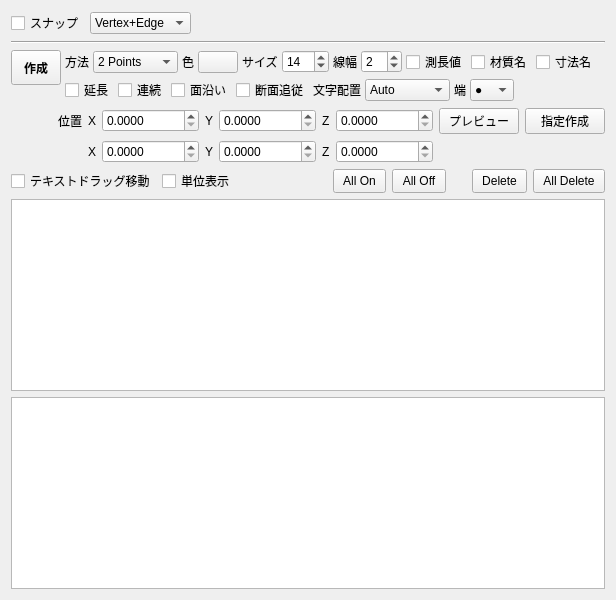
         <widget class="QWidget" name="AutoDimensionTab">
          <attribute name="title">
           <string>自動寸法</string>
          </attribute>
          <layout class="QGridLayout" name="gridLayout_23">
           <item row="5" column="0" colspan="9">
            <layout class="QGridLayout" name="gridLayout_24">
             <property name="topMargin">
              <number>0</number>
             </property>
             <item row="0" column="1">
              <widget class="QCheckBox" name="checkBox_create_auto_dimension_unit_disp">
               <property name="text">
                <string>単位表示</string>
               </property>
              </widget>
             </item>
             <item row="0" column="7">
              <widget class="QPushButton" name="pushButton_create_auto_dimension_clear">
               <property name="sizePolicy">
                <sizepolicy hsizetype="Minimum" vsizetype="Preferred">
                 <horstretch>0</horstretch>
                 <verstretch>0</verstretch>
                </sizepolicy>
               </property>
               <property name="styleSheet">
                <string notr="true">padding-left: 9px; padding-right: 9px</string>
               </property>
               <property name="text">
                <string>All Delete</string>
               </property>
              </widget>
             </item>
             <item row="0" column="4">
              <widget class="QPushButton" name="pushButton_create_auto_dimension_all_off">
               <property name="sizePolicy">
                <sizepolicy hsizetype="Minimum" vsizetype="Preferred">
                 <horstretch>0</horstretch>
                 <verstretch>0</verstretch>
                </sizepolicy>
               </property>
               <property name="styleSheet">
                <string notr="true">padding-left: 9px; padding-right: 9px</string>
               </property>
               <property name="text">
                <string>All Off</string>
               </property>
              </widget>
             </item>
             <item row="0" column="0">
              <widget class="QCheckBox" name="checkBox_create_auto_dimension_text_drag">
               <property name="text">
                <string>テキストドラッグ移動</string>
               </property>
              </widget>
             </item>
             <item row="0" column="2">
              <spacer name="horizontalSpacer_16">
               <property name="orientation">
                <enum>Qt::Horizontal</enum>
               </property>
               <property name="sizeHint" stdset="0">
                <size>
                 <width>40</width>
                 <height>20</height>
                </size>
               </property>
              </spacer>
             </item>
             <item row="0" column="3">
              <widget class="QPushButton" name="pushButton_create_auto_dimension_all_on">
               <property name="sizePolicy">
                <sizepolicy hsizetype="Minimum" vsizetype="Preferred">
                 <horstretch>0</horstretch>
                 <verstretch>0</verstretch>
                </sizepolicy>
               </property>
               <property name="styleSheet">
                <string notr="true">padding-left: 9px; padding-right: 9px</string>
               </property>
               <property name="text">
                <string>All On</string>
               </property>
              </widget>
             </item>
             <item row="0" column="5">
              <spacer name="horizontalSpacer_18">
               <property name="orientation">
                <enum>Qt::Horizontal</enum>
               </property>
               <property name="sizeType">
                <enum>QSizePolicy::Fixed</enum>
               </property>
               <property name="sizeHint" stdset="0">
                <size>
                 <width>20</width>
                 <height>20</height>
                </size>
               </property>
              </spacer>
             </item>
             <item row="0" column="6">
              <widget class="QPushButton" name="pushButton_create_auto_dimension_clear_selected">
               <property name="sizePolicy">
                <sizepolicy hsizetype="Minimum" vsizetype="Preferred">
                 <horstretch>0</horstretch>
                 <verstretch>0</verstretch>
                </sizepolicy>
               </property>
               <property name="styleSheet">
                <string notr="true">padding-left: 9px; padding-right: 9px</string>
               </property>
               <property name="text">
                <string>Delete</string>
               </property>
              </widget>
             </item>
            </layout>
           </item>
           <item row="2" column="0" colspan="9">
            <layout class="QGridLayout" name="gridLayout_21">
             <property name="leftMargin">
              <number>0</number>
             </property>
             <property name="topMargin">
              <number>0</number>
             </property>
             <property name="spacing">
              <number>4</number>
             </property>
             <item row="2" column="8" rowspan="2">
              <widget class="QSpinBox" name="spinBox_create_auto_dimension_linewidth">
               <property name="sizePolicy">
                <sizepolicy hsizetype="Minimum" vsizetype="Fixed">
                 <horstretch>0</horstretch>
                 <verstretch>0</verstretch>
                </sizepolicy>
               </property>
               <property name="minimum">
                <number>1</number>
               </property>
               <property name="maximum">
                <number>20</number>
               </property>
               <property name="value">
                <number>2</number>
               </property>
              </widget>
             </item>
             <item row="2" column="2" rowspan="2">
              <widget class="CustomCombo" name="comboBox_create_auto_dimension_type">
               <property name="sizePolicy">
                <sizepolicy hsizetype="Fixed" vsizetype="Fixed">
                 <horstretch>0</horstretch>
                 <verstretch>0</verstretch>
                </sizepolicy>
               </property>
               <item>
                <property name="text">
                 <string>2 Points</string>
                </property>
               </item>
               <item>
                <property name="text">
                 <string>X+Y+Z</string>
                </property>
               </item>
               <item>
                <property name="text">
                 <string>X</string>
                </property>
               </item>
               <item>
                <property name="text">
                 <string>Y</string>
                </property>
               </item>
               <item>
                <property name="text">
                 <string>Z</string>
                </property>
               </item>
               <item>
                <property name="text">
                 <string>V+H+D</string>
                </property>
               </item>
               <item>
                <property name="text">
                 <string>Vertical</string>
                </property>
               </item>
               <item>
                <property name="text">
                 <string>Horizontal</string>
                </property>
               </item>
               <item>
                <property name="text">
                 <string>Diagonal</string>
                </property>
               </item>
              </widget>
             </item>
             <item row="2" column="5" rowspan="2">
              <widget class="QLabel" name="label_45">
               <property name="text">
                <string>サイズ</string>
               </property>
              </widget>
             </item>
             <item row="2" column="13" rowspan="2">
              <spacer name="horizontalSpacer_14">
               <property name="orientation">
                <enum>Qt::Horizontal</enum>
               </property>
               <property name="sizeHint" stdset="0">
                <size>
                 <width>0</width>
                 <height>20</height>
                </size>
               </property>
              </spacer>
             </item>
             <item row="2" column="10" rowspan="2">
              <widget class="QCheckBox" name="checkBox_create_auto_dimension_disp_material">
               <property name="text">
                <string>材質名</string>
               </property>
              </widget>
             </item>
             <item row="2" column="1" rowspan="2">
              <widget class="QLabel" name="label_43">
               <property name="text">
                <string>方法</string>
               </property>
              </widget>
             </item>
             <item row="2" column="0" rowspan="3">
              <layout class="QVBoxLayout" name="verticalLayout_13">
               <property name="spacing">
                <number>0</number>
               </property>
               <property name="topMargin">
                <number>0</number>
               </property>
               <property name="rightMargin">
                <number>0</number>
               </property>
               <item>
                <widget class="QPushButton" name="pushButton_create_auto_dimension">
                 <property name="sizePolicy">
                  <sizepolicy hsizetype="Minimum" vsizetype="Fixed">
                   <horstretch>0</horstretch>
                   <verstretch>0</verstretch>
                  </sizepolicy>
                 </property>
                 <property name="minimumSize">
                  <size>
                   <width>0</width>
                   <height>35</height>
                  </size>
                 </property>
                 <property name="font">
                  <font>
                   <bold>true</bold>
                  </font>
                 </property>
                 <property name="styleSheet">
                  <string notr="true">padding-left: 12px; padding-right: 12px</string>
                 </property>
                 <property name="text">
                  <string>作成</string>
                 </property>
                 <property name="checkable">
                  <bool>true</bool>
                 </property>
                 <property name="autoExclusive">
                  <bool>false</bool>
                 </property>
                </widget>
               </item>
               <item>
                <spacer name="verticalSpacer_14">
                 <property name="orientation">
                  <enum>Qt::Vertical</enum>
                 </property>
                 <property name="sizeHint" stdset="0">
                  <size>
                   <width>0</width>
                   <height>0</height>
                  </size>
                 </property>
                </spacer>
               </item>
              </layout>
             </item>
             <item row="4" column="1" colspan="13">
              <layout class="QHBoxLayout" name="horizontalLayout_17">
               <property name="leftMargin">
                <number>0</number>
               </property>
               <item>
                <widget class="QCheckBox" name="checkBox_create_auto_dimension_extend">
                 <property name="text">
                  <string>延長</string>
                 </property>
                </widget>
               </item>
               <item>
                <widget class="QCheckBox" name="checkBox_create_auto_dimension_continue">
                 <property name="text">
                  <string>連続</string>
                 </property>
                </widget>
               </item>
               <item>
                <widget class="QCheckBox" name="checkBox_create_auto_dimension_along_plane">
                 <property name="text">
                  <string>面沿い</string>
                 </property>
                </widget>
               </item>
               <item>
                <widget class="QCheckBox" name="checkBox_create_auto_dimension_section">
                 <property name="text">
                  <string>断面追従</string>
                 </property>
                </widget>
               </item>
               <item>
                <widget class="QLabel" name="label_42">
                 <property name="text">
                  <string>文字配置</string>
                 </property>
                </widget>
               </item>
               <item>
                <widget class="CustomCombo" name="comboBox_create_auto_dimension_text_align">
                 <item>
                  <property name="text">
                   <string>Auto</string>
                  </property>
                 </item>
                 <item>
                  <property name="text">
                   <string>Horizontal</string>
                  </property>
                 </item>
                 <item>
                  <property name="text">
                   <string>Vertical</string>
                  </property>
                 </item>
                </widget>
               </item>
               <item>
                <widget class="QLabel" name="label_76">
                 <property name="text">
                  <string>端</string>
                 </property>
                </widget>
               </item>
               <item>
                <widget class="CustomCombo" name="comboBox_create_auto_dimension_edge_type">
                 <property name="sizePolicy">
                  <sizepolicy hsizetype="Fixed" vsizetype="Fixed">
                   <horstretch>0</horstretch>
                   <verstretch>0</verstretch>
                  </sizepolicy>
                 </property>
                 <property name="minimumSize">
                  <size>
                   <width>40</width>
                   <height>0</height>
                  </size>
                 </property>
                 <item>
                  <property name="text">
                   <string>●</string>
                  </property>
                 </item>
                 <item>
                  <property name="text">
                   <string>ー❘</string>
                  </property>
                 </item>
                 <item>
                  <property name="text">
                   <string>ー</string>
                  </property>
                 </item>
                 <item>
                  <property name="text">
                   <string>❘</string>
                  </property>
                 </item>
                </widget>
               </item>
               <item>
                <spacer name="horizontalSpacer_19">
                 <property name="orientation">
                  <enum>Qt::Horizontal</enum>
                 </property>
                 <property name="sizeHint" stdset="0">
                  <size>
                   <width>40</width>
                   <height>20</height>
                  </size>
                 </property>
                </spacer>
               </item>
              </layout>
             </item>
             <item row="2" column="4" rowspan="2">
              <widget class="QPushButton" name="pushButton_create_auto_dimension_color">
               <property name="sizePolicy">
                <sizepolicy hsizetype="Preferred" vsizetype="Fixed">
                 <horstretch>0</horstretch>
                 <verstretch>0</verstretch>
                </sizepolicy>
               </property>
               <property name="text">
                <string/>
               </property>
              </widget>
             </item>
             <item row="2" column="7" rowspan="2">
              <widget class="QLabel" name="label_40">
               <property name="text">
                <string>線幅</string>
               </property>
              </widget>
             </item>
             <item row="2" column="3" rowspan="2">
              <widget class="QLabel" name="label_44">
               <property name="text">
                <string>色</string>
               </property>
              </widget>
             </item>
             <item row="2" column="9" rowspan="2">
              <widget class="QCheckBox" name="checkBox_create_auto_dimension_disp_value">
               <property name="text">
                <string>測長値</string>
               </property>
              </widget>
             </item>
             <item row="2" column="6" rowspan="2">
              <widget class="QSpinBox" name="spinBox_create_auto_dimension_size">
               <property name="sizePolicy">
                <sizepolicy hsizetype="Minimum" vsizetype="Fixed">
                 <horstretch>0</horstretch>
                 <verstretch>0</verstretch>
                </sizepolicy>
               </property>
               <property name="maximum">
                <number>999</number>
               </property>
               <property name="value">
                <number>14</number>
               </property>
              </widget>
             </item>
             <item row="2" column="11" rowspan="2">
              <widget class="QCheckBox" name="checkBox_create_auto_dimension_disp_name">
               <property name="text">
                <string>寸法名</string>
               </property>
              </widget>
             </item>
            </layout>
           </item>
           <item row="4" column="1">
            <widget class="QLabel" name="label_create_auto_dimension_pos_2_x">
             <property name="text">
              <string>X</string>
             </property>
            </widget>
           </item>
           <item row="4" column="5">
            <widget class="QLabel" name="label_create_auto_dimension_pos_2_z">
             <property name="text">
              <string>Z</string>
             </property>
            </widget>
           </item>
           <item row="1" column="0" colspan="9">
            <widget class="Line" name="line">
             <property name="orientation">
              <enum>Qt::Horizontal</enum>
             </property>
            </widget>
           </item>
           <item row="3" column="6">
            <widget class="QDoubleSpinBox" name="doubleSpinBox_create_auto_dimension_pos1_z">
             <property name="sizePolicy">
              <sizepolicy hsizetype="MinimumExpanding" vsizetype="Fixed">
               <horstretch>0</horstretch>
               <verstretch>0</verstretch>
              </sizepolicy>
             </property>
             <property name="decimals">
              <number>4</number>
             </property>
             <property name="maximum">
              <double>99999999.000000000000000</double>
             </property>
             <property name="singleStep">
              <double>0.100000000000000</double>
             </property>
            </widget>
           </item>
           <item row="4" column="2">
            <widget class="QDoubleSpinBox" name="doubleSpinBox_create_auto_dimension_pos2_x">
             <property name="sizePolicy">
              <sizepolicy hsizetype="MinimumExpanding" vsizetype="Fixed">
               <horstretch>0</horstretch>
               <verstretch>0</verstretch>
              </sizepolicy>
             </property>
             <property name="decimals">
              <number>4</number>
             </property>
            </widget>
           </item>
           <item row="3" column="5">
            <widget class="QLabel" name="label_create_auto_dimension_pos_1_z">
             <property name="sizePolicy">
              <sizepolicy hsizetype="Fixed" vsizetype="Preferred">
               <horstretch>0</horstretch>
               <verstretch>0</verstretch>
              </sizepolicy>
             </property>
             <property name="text">
              <string>Z</string>
             </property>
            </widget>
           </item>
           <item row="3" column="4">
            <widget class="QDoubleSpinBox" name="doubleSpinBox_create_auto_dimension_pos1_y">
             <property name="sizePolicy">
              <sizepolicy hsizetype="MinimumExpanding" vsizetype="Fixed">
               <horstretch>0</horstretch>
               <verstretch>0</verstretch>
              </sizepolicy>
             </property>
             <property name="decimals">
              <number>4</number>
             </property>
             <property name="maximum">
              <double>99999999.000000000000000</double>
             </property>
             <property name="singleStep">
              <double>0.100000000000000</double>
             </property>
            </widget>
           </item>
           <item row="4" column="6">
            <widget class="QDoubleSpinBox" name="doubleSpinBox_create_auto_dimension_pos2_z">
             <property name="sizePolicy">
              <sizepolicy hsizetype="MinimumExpanding" vsizetype="Fixed">
               <horstretch>0</horstretch>
               <verstretch>0</verstretch>
              </sizepolicy>
             </property>
             <property name="decimals">
              <number>4</number>
             </property>
            </widget>
           </item>
           <item row="3" column="2">
            <widget class="QDoubleSpinBox" name="doubleSpinBox_create_auto_dimension_pos1_x">
             <property name="sizePolicy">
              <sizepolicy hsizetype="MinimumExpanding" vsizetype="Fixed">
               <horstretch>0</horstretch>
               <verstretch>0</verstretch>
              </sizepolicy>
             </property>
             <property name="decimals">
              <number>4</number>
             </property>
             <property name="maximum">
              <double>99999999.000000000000000</double>
             </property>
             <property name="singleStep">
              <double>0.100000000000000</double>
             </property>
            </widget>
           </item>
           <item row="0" column="0" colspan="9">
            <layout class="QGridLayout" name="gridLayout_28">
             <property name="leftMargin">
              <number>0</number>
             </property>
             <item row="0" column="0">
              <widget class="QCheckBox" name="checkBox_create_dimension_snap_2">
               <property name="text">
                <string>スナップ</string>
               </property>
              </widget>
             </item>
             <item row="0" column="2">
              <spacer name="horizontalSpacer_21">
               <property name="orientation">
                <enum>Qt::Horizontal</enum>
               </property>
               <property name="sizeHint" stdset="0">
                <size>
                 <width>40</width>
                 <height>20</height>
                </size>
               </property>
              </spacer>
             </item>
             <item row="0" column="1">
              <widget class="CustomCombo" name="comboBox_ceate_dimension_snap_2">
               <property name="currentText">
                <string>Vertex+Edge</string>
               </property>
               <property name="currentIndex">
                <number>2</number>
               </property>
               <item>
                <property name="text">
                 <string>Vertex</string>
                </property>
               </item>
               <item>
                <property name="text">
                 <string>Edge</string>
                </property>
               </item>
               <item>
                <property name="text">
                 <string>Vertex+Edge</string>
                </property>
               </item>
              </widget>
             </item>
            </layout>
           </item>
           <item row="3" column="1">
            <widget class="QLabel" name="label_create_auto_dimension_pos_1_x">
             <property name="sizePolicy">
              <sizepolicy hsizetype="Fixed" vsizetype="Preferred">
               <horstretch>0</horstretch>
               <verstretch>0</verstretch>
              </sizepolicy>
             </property>
             <property name="text">
              <string>X</string>
             </property>
            </widget>
           </item>
           <item row="3" column="0">
            <widget class="QLabel" name="label_create_auto_dimension_pos1">
             <property name="text">
              <string>位置</string>
             </property>
             <property name="alignment">
              <set>Qt::AlignRight|Qt::AlignTrailing|Qt::AlignVCenter</set>
             </property>
            </widget>
           </item>
           <item row="4" column="4">
            <widget class="QDoubleSpinBox" name="doubleSpinBox_create_auto_dimension_pos2_y">
             <property name="sizePolicy">
              <sizepolicy hsizetype="MinimumExpanding" vsizetype="Fixed">
               <horstretch>0</horstretch>
               <verstretch>0</verstretch>
              </sizepolicy>
             </property>
             <property name="decimals">
              <number>4</number>
             </property>
            </widget>
           </item>
           <item row="4" column="3">
            <widget class="QLabel" name="label_create_auto_dimension_pos_2_y">
             <property name="text">
              <string>Y</string>
             </property>
            </widget>
           </item>
           <item row="3" column="8">
            <widget class="QPushButton" name="pushButton_create_auto_dimension_pos_create">
             <property name="sizePolicy">
              <sizepolicy hsizetype="Minimum" vsizetype="Preferred">
               <horstretch>0</horstretch>
               <verstretch>0</verstretch>
              </sizepolicy>
             </property>
             <property name="text">
              <string>指定作成</string>
             </property>
            </widget>
           </item>
           <item row="4" column="0">
            <spacer name="horizontalSpacer_create_auto_dimension_pos2">
             <property name="orientation">
              <enum>Qt::Horizontal</enum>
             </property>
             <property name="sizeHint" stdset="0">
              <size>
               <width>40</width>
               <height>0</height>
              </size>
             </property>
            </spacer>
           </item>
           <item row="3" column="3">
            <widget class="QLabel" name="label_create_auto_dimension_pos_1_y">
             <property name="sizePolicy">
              <sizepolicy hsizetype="Fixed" vsizetype="Preferred">
               <horstretch>0</horstretch>
               <verstretch>0</verstretch>
              </sizepolicy>
             </property>
             <property name="text">
              <string>Y</string>
             </property>
            </widget>
           </item>
           <item row="3" column="7">
            <widget class="QPushButton" name="pushButton_create_auto_dimension_pos_preview">
             <property name="text">
              <string>プレビュー</string>
             </property>
             <property name="checkable">
              <bool>true</bool>
             </property>
            </widget>
           </item>
           <item row="6" column="0" colspan="9">
            <layout class="QHBoxLayout" name="horizontalLayout_create_auto_dimension">
             <property name="spacing">
              <number>0</number>
             </property>
             <property name="topMargin">
              <number>0</number>
             </property>
             <item>
              <widget class="CustomTableWidget" name="tableWidget_create_auto_dimension"/>
             </item>
            </layout>
           </item>
           <item row="7" column="0" colspan="9">
            <widget class="CustomTableWidget" name="tableWidget_create_auto_dimension_text"/>
           </item>
          </layout>
         </widget>
